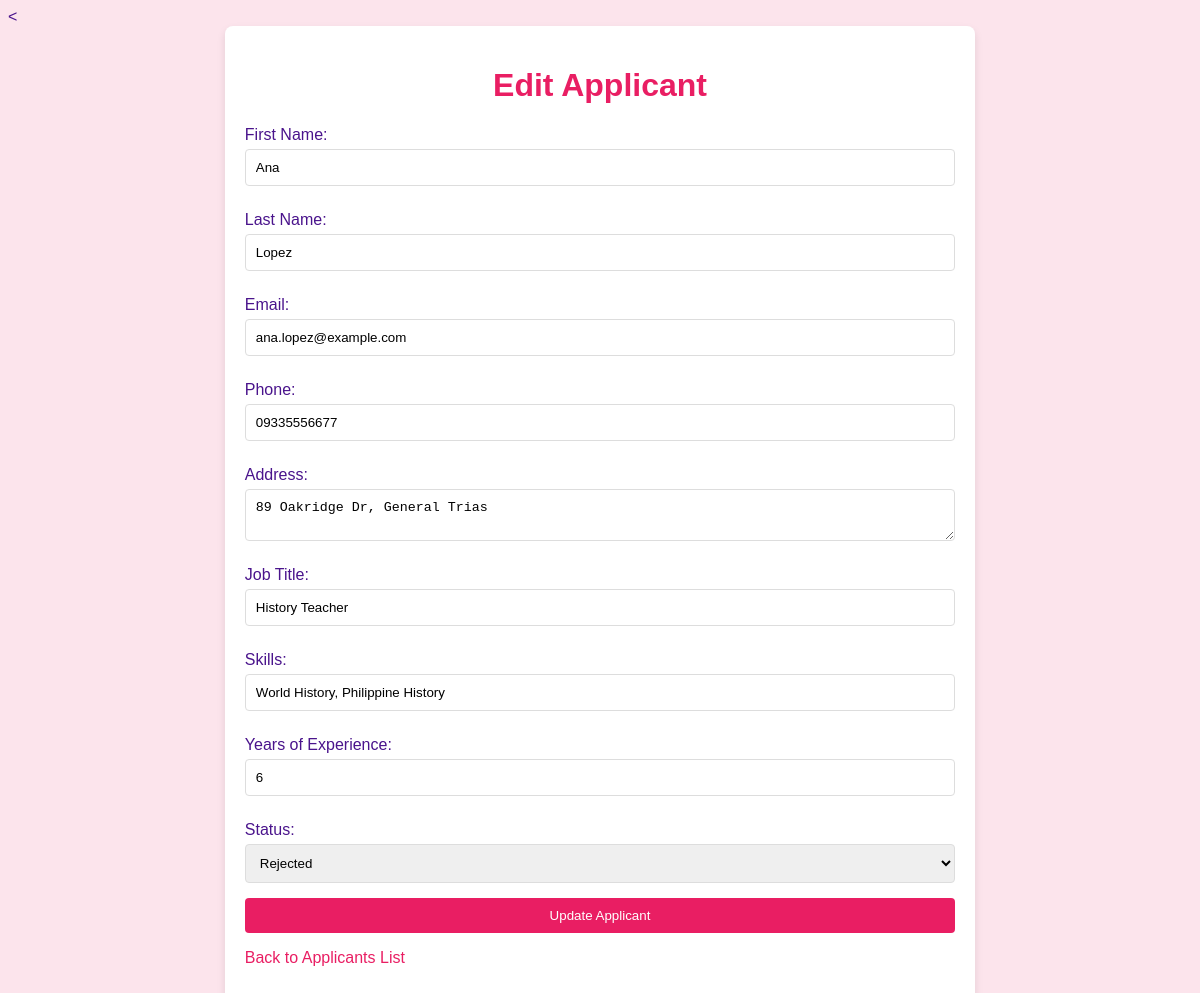
The page /editApplicant.php?id=4 on the database its author committed.
### tables this page shows
CREATE TABLE applicants (
    id INT AUTO_INCREMENT PRIMARY KEY,
    first_name VARCHAR(100) NOT NULL,
    last_name VARCHAR(100) NOT NULL,
    email VARCHAR(255) UNIQUE NOT NULL,
    phone VARCHAR(20) NOT NULL,
    address TEXT NOT NULL,
    job_title VARCHAR(100) NOT NULL,
    skills TEXT NOT NULL,
    years_of_experience INT NOT NULL,
    status ENUM('Pending', 'Shortlisted', 'Rejected', 'Hired') DEFAULT 'Pending',
    added_by VARCHAR(100) NOT NULL,
    last_updated TIMESTAMP DEFAULT CURRENT_TIMESTAMP ON UPDATE CURRENT_TIMESTAMP
);

### models.php (called while the page is built, shortened)
<?php
function fetchApplicantById($pdo, $id)
{
    $stmt = $pdo->prepare("SELECT * FROM applicants WHERE id = ?");
    $stmt->execute([$id]);
    return $stmt->fetch(PDO::FETCH_ASSOC);
}

### editapplicant.php (the view, shortened to what this page needs)
<<?php
    require_once './core/dbConfig.php';
    require_once './core/models.php';
    $id = isset($_GET['id']) ? intval($_GET['id']) : null;
    $applicant = fetchApplicantById($pdo, $id);
    $first_name = $applicant['first_name'];
    $last_name = $applicant['last_name'];
    ?>
    <!DOCTYPE html>
    <html lang="en">
    <head>
    </head>
    <body>
        <div class="container">
            <h1>Edit Applicant</h1>
            <form method="POST" class="form-container">
                <label for="first_name">First Name:</label>
                <input type="text" id="first_name" name="first_name" value="<?= htmlspecialchars($first_name) ?>" required>
                <label for="last_name">Last Name:</label>
                <input type="text" id="last_name" name="last_name" value="<?= htmlspecialchars($last_name) ?>" required>
                <label for="email">Email:</label>
                <input type="email" id="email" name="email" value="<?= htmlspecialchars($applicant['email']) ?>" required>
                <label for="phone">Phone:</label>
                <input type="text" id="phone" name="phone" value="<?= htmlspecialchars($applicant['phone']) ?>" required>
                <label for="address">Address:</label>
                <textarea id="address" name="address" required><?= htmlspecialchars($applicant['address']) ?></textarea>
                <label for="job_title">Job Title:</label>
                <input type="text" id="job_title" name="job_title" value="<?= htmlspecialchars($applicant['job_title']) ?>" required>
                <label for="skills">Skills:</label>
                <input type="text" id="skills" name="skills" value="<?= htmlspecialchars($applicant['skills']) ?>" required>
                <label for="years_of_experience">Years of Experience:</label>
                <input type="number" id="years_of_experience" name="years_of_experience" value="<?= htmlspecialchars($applicant['years_of_experience']) ?>" required>
                <label for="status">Status:</label>
                <select name="status" id="status" required>
                    <option value="Rejected" <?= $applicant['status'] == 'Rejected' ? 'selected' : '' ?>>Rejected</option>
                </select>
                <button type="submit">Update Applicant</button>
            </form>
            <p><a href="index.php">Back to Applicants List</a></p>
        </div>
    </body>
    </html>

### editapplicant.php (style rules this page uses)
body { font-family: Arial, sans-serif; background-color: #fce4ec; color: #4a148c; }
.container { width: 60%; margin: auto; padding: 20px; background-color: #fff; border-radius: 8px; box-shadow: 0 4px 8px rgba(0, 0, 0, 0.1); }
h1 { text-align: center; color: #e91e63; }
label { display: block; margin: 10px 0 5px; }
input, textarea, select { width: 100%; padding: 10px; margin-bottom: 15px; border: 1px solid #ddd; border-radius: 4px; }
button { background-color: #e91e63; color: white; padding: 10px 20px; border: none; border-radius: 4px; cursor: pointer; width: 100%; }
.form-container { margin-top: 20px; }
a { color: #e91e63; text-decoration: none; }

### rows shown on the page
applicants: first_name "Ana", last_name "Lopez", email "ana.lopez@example.com", phone "09335556677", address "89 Oakridge Dr, General Trias", job_title "History Teacher", skills "World History, Philippine History", years_of_experience "6", status "Rejected"
